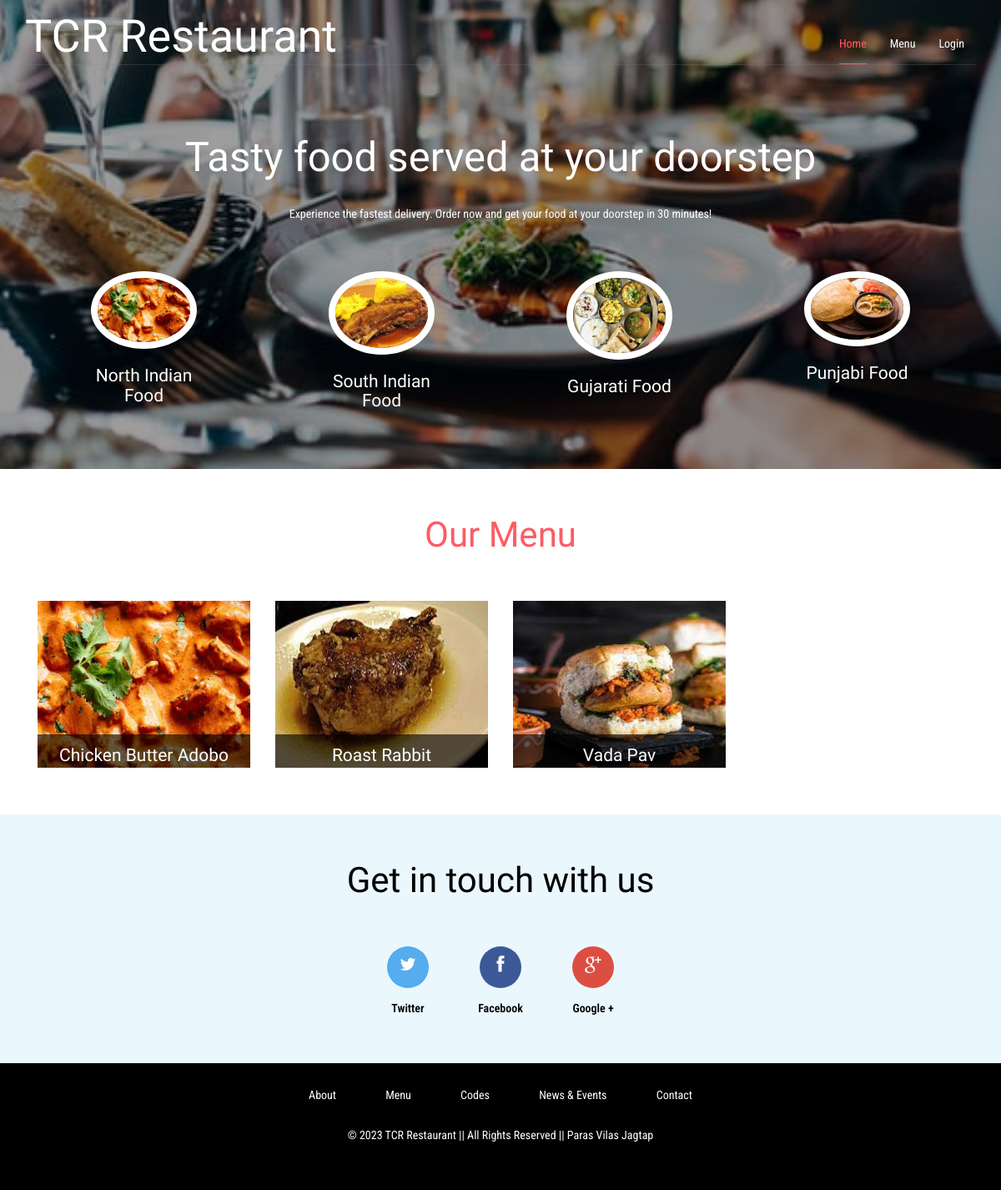
The app's page /menu/ with its own data.
### hotel/models.py (models this page shows, shortened)
class Food(models.Model):
    indian = 'Indian Food'
    south = 'South Best Food'
    gujarati = 'Gujarati Best Food'
    punjabi = 'Punjabi Best Food'
    fast = 'Fast Food'
    COURSE = (
        (indian,indian),
        (south,south),
        (gujarati,gujarati),
        (punjabi,punjabi),
        (fast,fast),
    )
    disabled = 'Disabled'
    enabled = 'Enabled'
    STATUS = (
        (disabled, disabled),
        (enabled, enabled),
    )
    name = models.CharField(max_length=250)
    course = models.CharField(max_length = 50, choices = COURSE)
    status = models.CharField(max_length=50, choices=STATUS)
    content_description = models.TextField()
    base_price = models.FloatField()
    sale_price = models.FloatField(default=base_price)
    discount = models.DecimalField(default=0, decimal_places=2, max_digits=5)
    image = models.FileField(blank=True, null =True)
    num_order = models.IntegerField(default=0)

### hotel/views.py (the view)
# urls.py: path('menu/', views.menu, name='menu'),
def menu(request):
    cuisine = request.GET.get('cuisine')
    print(cuisine)
    if cuisine is not None:
        if ((cuisine == "Gujarati") or (cuisine == "Punjabi")):
            foods = Food.objects.filter(status="Enabled", course=cuisine)
        elif(cuisine == "south"):
            foods = Food.objects.filter(status="Enabled", course="South Indian")
        elif(cuisine == "fast"):
            foods = Food.objects.filter(course="Fast")
    else:
        foods = Food.objects.filter()
    return render(request, 'menu.html', {'foods':foods, 'cuisine':cuisine})

### hotel/templates/menu.html (shortened to what this page needs)
{% load static %}
{% load mathfilters %}
{% include "includes/landing_top.html" %}
<body>
	<div data-vide-bg="{% static 'video/bg.jpg' %}">
		{% include "includes/banner.html" %}
	</div>
	<div class="menu">
		<div class="container">
			<div class="menu-heading">
				<h2>Our Menu</h2>
			</div>
			<div class="menu-top-grids">
				{% for food in foods %}
				{% if forloop.counter0|mod:4 == 1 %}
				<div class="w3ls-menu-grids">
				{% endif %}
					<div class="col-md-3 menu-grid">
						<div class="agile-menu-grid">
							<a href="{% url 'hotel:food_details' food.id %}">
								<img src="/media/{{food.image}}" alt="" height="200px" width="200px"/>
								<div class="agileits-caption">
									<h4>{{food.name}}</h4>
								</div>
							</a>
						</div>
					</div>
				{% if forloop.counter0|mod:4 == 1 %}
				</div>
				{% endif %}
				{% endfor %}
				<div class="clearfix"> </div>
			</div>
		</div>
	</div>
	{% include "includes/footer.html" %}

### hotel/templates/includes/landing_top.html (shortened to what this page needs)
{% load static %}
<!DOCTYPE html>
<html>
<head>
<link href="{% static 'dist/css/bootstrap.css' %}" rel="stylesheet" type="text/css" media="all" />
<link rel="stylesheet" href="{% static 'dist/css/style.css' %}" type="text/css" media="all" />
<link href="{% static 'dist/css/font-awesome.css' %}" rel="stylesheet">
<link rel="stylesheet" type="text/css" href="{% static 'assets/css/custom.css' %}"/>
</head>

### hotel/templates/includes/banner.html (shortened to what this page needs)
{% load static %}
        <div class="banner">
			<div class="container">
				<div class="header">
					<div class="logo">
						<h1><a href="/">TCR Restaurant</a></h1>
					</div>
					<div class="top-nav">
						<nav class="navbar navbar-default">
							<div class="collapse navbar-collapse" id="bs-example-navbar-collapse-1">
								<ul class="nav navbar-nav">
									<li><a class="active" href="{% url 'hotel:index' %}">Home</a></li>
									<li><a href="{% url 'hotel:menu' %}">Menu</a></li>
									{% if user.is_authenticated %}
									<li><a href="{% url 'hotel:dashboard_admin' %}">Dashboard</a></li>
									<li><a href="/accounts/logout/">Logout</a></li>
									{% else %}
									<li><a href="/accounts/login/">Login</a></li>
									{% endif %}
									<div class="clearfix"> </div>
								</ul>
							</div>
						</nav>
					</div>
					<div class="clearfix"> </div>
				</div>
				<div class="banner-info">
					<h2>Tasty food served at your doorstep</h2>
					<p>Experience the fastest delivery. Order now and get your food at your doorstep in 30 minutes!</p>
				</div>
				<div class="banner-grads">
					<div class="col-md-3 banner-grad">
						<a href="http://localhost:8000/menu?cuisine=south">
							<div class="banner-grad-img">
								<img src="{% static 'images/bc.jpg' %}" alt="" />
								<h4>North Indian Food</h4>
							</div>
						</a>
					</div>
					<div class="col-md-3 banner-grad">
						<a href="http://localhost:8000/menu?cuisine=Gujarati">
							<div class="banner-grad-img">
								<img src="{% static 'images/bacolod.jpg' %}" alt="" />
								<h4>South Indian Food</h4>
							</div>
						</a>
					</div>
					<div class="col-md-3 banner-grad">
						<a href="http://localhost:8000/menu?cuisine=fast">
							<div class="banner-grad-img">
								<img src="{% static 'images/gj.jpg' %}" alt="" />
								<h4>Gujarati Food</h4>
							</div>
						</a>
					</div>
					<div class="col-md-3 banner-grad">
						<a href="http://localhost:8000/menu?cuisine=Punjabi">
							<div class="banner-grad-img">
								<img src="{% static 'images/pn.png' %}" alt="" />
								<h4>Punjabi Food</h4>
							</div>
						</a>
					</div>
					<div class="clearfix"> </div>
				</div>
			</div>
		</div>

### hotel/templates/includes/footer.html
<div class="footer">
    <div class="container">
        <div class="footer-grids">
            <div class="footer-heading">
                <h3>Get in touch with us</h3>
            </div>
            <div class="footer-icons">
                <ul>
                    <li>
                        <a href="#" class="twitter">
                            <i class="fa fa-twitter"></i>
                        </a>
                        <span>Twitter</span>
                    </li>
                    <li>
                        <a href="#" class="twitter facebook">
                            <i class="fa fa-facebook"></i>
                        </a>
                        <span>Facebook</span>
                    </li>
                    <li>
                        <a href="#" class="twitter chrome">
                            <i class="fa fa-google-plus"></i>
                        </a>
                        <span>Google +</span>
                    </li>
                </ul>
            </div>
        </div>
    </div>
</div>
<div class="copyright">
    <div class="container">
        <div class="w3agile-list">
            <ul>
                <li>
                    <a href="#">About</a>
                </li>
                <li>
                    <a href="{% url 'hotel:menu' %}">Menu</a>
                </li>
                <li>
                    <a href="#">Codes</a>
                </li>
                <li>
                    <a href="#">News & Events</a>
                </li>
                <li>
                    <a href="#">Contact</a>
                </li>
            </ul>
        </div>
        <div class="agileinfo">
            <p>© 2023 TCR Restaurant || All Rights Reserved || Paras Vilas Jagtap
            </p>
        </div>
    </div>
</div>
</body>
</html>

### hotel/static/assets/css/custom.css (style rules this page uses)
body { font-size : 14px; background-color: #f2f6f9; }
ul { list-style-type: none; }
.navbar { background-color: #4ea6bc; padding: 15px ; border-radius: 0; margin: 0; }

### records on screen
Food: image (picture), name "Chicken Butter Adobo"
Food: image (picture), name "Roast Rabbit"
Food: image (picture), name "Vada Pav"
